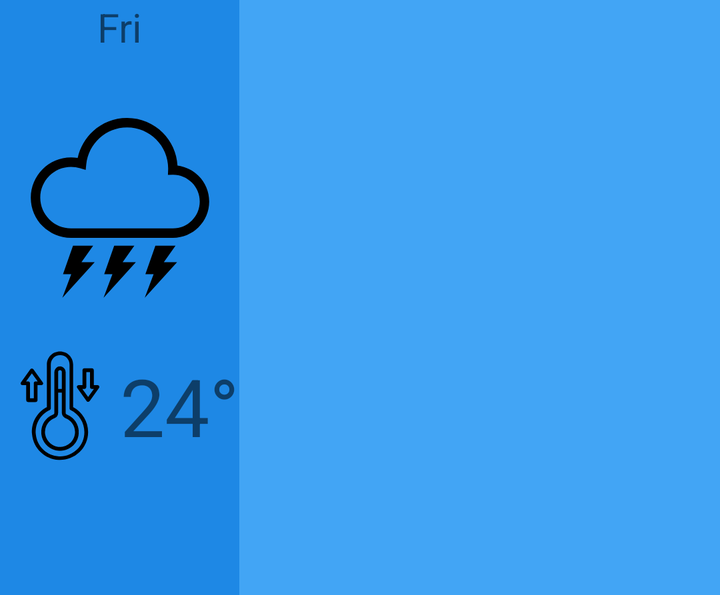
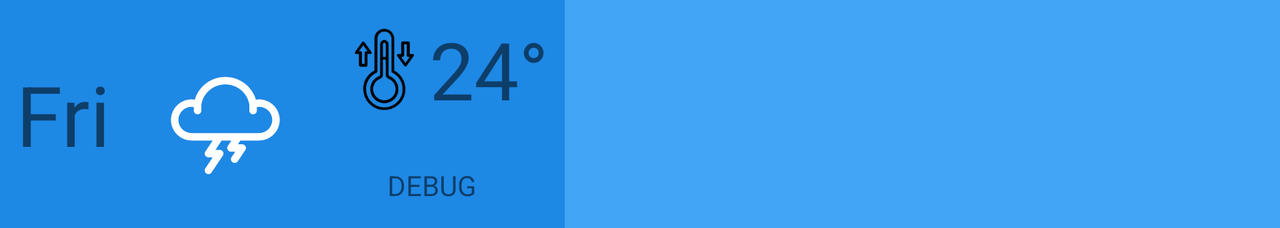

The same Android screen from two of the app's own layout files: first res/layout/ as a phone draws it, then the repository's variant for another configuration, drawn on a device whose configuration selects that folder. Both files follow.
<!-- AndroidManifest.xml: application theme Theme.WeatherFromBIlly -->
<!-- res/layout/view_holder_day.xml -->
<?xml version="1.0" encoding="utf-8"?>
<androidx.constraintlayout.widget.ConstraintLayout xmlns:android="http://schemas.android.com/apk/res/android"
    xmlns:app="http://schemas.android.com/apk/res-auto"
    android:theme="@style/CardView.WeatherDay"
    android:layout_width="wrap_content"
    android:layout_height="wrap_content">

    <ImageView
        android:id="@+id/view_holder_day__icon"
        android:layout_width="90dp"
        android:layout_height="90dp"

        app:layout_constraintBottom_toBottomOf="parent"
        app:layout_constraintEnd_toEndOf="parent"
        app:layout_constraintStart_toStartOf="parent"
        app:layout_constraintTop_toTopOf="parent"
        app:layout_constraintVertical_bias="0.284"
        app:srcCompat="@drawable/ic_weather_icon_thunder" />

    <TextView
        android:id="@+id/view_holder_day__day"
        android:layout_width="wrap_content"
        android:layout_height="wrap_content"
        android:layout_marginBottom="32dp"
        android:text="Fri"
        android:textSize="20dp"
        app:layout_constraintBottom_toTopOf="@+id/view_holder_day__icon"
        app:layout_constraintEnd_toEndOf="@+id/view_holder_day__icon"
        app:layout_constraintStart_toStartOf="@+id/view_holder_day__icon" />

    <ImageView
        android:id="@+id/imageView8"
        android:layout_width="60dp"
        android:layout_height="60dp"
        android:layout_marginTop="24dp"
        app:layout_constraintEnd_toStartOf="@id/view_holder_day__temperature"
        app:layout_constraintStart_toStartOf="@+id/view_holder_day__icon"
        app:layout_constraintTop_toBottomOf="@+id/view_holder_day__icon"
        app:srcCompat="@drawable/ic_weather_icon_temperature" />

    <TextView
        android:id="@+id/view_holder_day__temperature"
        android:layout_width="wrap_content"
        android:layout_height="wrap_content"
        android:text="24°"
        android:textSize="40sp"
        app:layout_constraintBottom_toBottomOf="@+id/imageView8"
        app:layout_constraintEnd_toEndOf="@+id/view_holder_day__icon"
        app:layout_constraintStart_toEndOf="@+id/imageView8"
        app:layout_constraintTop_toTopOf="@+id/imageView8" />

</androidx.constraintlayout.widget.ConstraintLayout>
<!-- resources referenced by this layout -->
<resources>
  <!-- drawable ic_weather_icon_temperature: vector/xml drawable (drawable, 2006 chars, omitted) -->
  <!-- drawable ic_weather_icon_thunder (drawable) -->
  <vector android:height="192dp" android:viewportHeight="512"
      android:viewportWidth="512" android:width="192dp" xmlns:android="http://schemas.android.com/apk/res/android">
      <path android:fillColor="#000000" android:pathData="M179.61,363.79l-57.28,0l-28.44,81.09l23.44,0l-25.33,67.12l91.98,-101.27l-37.62,0z"/>
      <path android:fillColor="#000000" android:pathData="M296.77,363.79l-57.28,0l-28.44,81.09l23.43,0l-25.33,67.12l91.98,-101.27l-37.62,0z"/>
      <path android:fillColor="#000000" android:pathData="M413.92,363.79l-57.26,0l-28.44,81.09l23.43,0l-25.32,67.12l91.98,-101.27l-37.62,0z"/>
      <path android:fillColor="#000000" android:pathData="M479.51,164.99c-15.74,-15.76 -36.7,-26.38 -59.98,-29.33c-2.03,-36.44 -17.49,-69.39 -41.69,-93.56C351.88,16.1 315.86,-0.01 276.22,0c-37.13,-0.01 -71.1,14.14 -96.58,37.28c-21.91,19.88 -37.61,46.53 -43.97,76.6c-6.15,-1.02 -12.46,-1.6 -18.89,-1.6c-31.59,-0.02 -60.3,12.83 -80.98,33.54C15.1,166.5 2.24,195.22 2.24,226.81c-0.01,31.58 12.85,60.31 33.55,80.98c20.69,20.7 49.4,33.55 80.98,33.54h289.69c28.48,0.01 54.39,-11.58 73.04,-30.25c18.67,-18.66 30.27,-44.56 30.25,-73.04C509.77,209.55 498.17,183.64 479.51,164.99zM460.45,292.02c-13.87,13.84 -32.87,22.36 -53.99,22.37H116.78c-24.22,-0.01 -46.04,-9.78 -61.92,-25.66c-15.88,-15.9 -25.65,-37.69 -25.66,-61.92c0.01,-24.23 9.78,-46.04 25.66,-61.93c15.89,-15.87 37.7,-25.65 61.92,-25.65c9.04,0 17.72,1.37 25.9,3.89l15.71,4.86l1.68,-16.35c3.02,-29.39 16.93,-55.55 37.68,-74.39c20.78,-18.84 48.22,-30.28 78.47,-30.29c32.28,0.01 61.39,13.05 82.57,34.2c21.15,21.17 34.19,50.28 34.21,82.58c0,1.14 -0.05,2.47 -0.1,4.01l-0.52,14.49l14.22,-0.54c21.06,0.04 40.02,8.54 53.87,22.36c13.84,13.86 22.34,32.86 22.36,53.99C482.79,259.16 474.29,278.16 460.45,292.02z"/>
  </vector>
  <style name="CardView.WeatherDay" parent="ThemeOverlay.AppCompat">
          <item name="android:background">@color/blue_800</item>
      </style>
  <style name="Theme.WeatherFromBIlly" parent="Theme.MaterialComponents.DayNight.DarkActionBar">
          
          <item name="colorPrimary">@color/purple_500</item>
          <item name="colorPrimaryVariant">@color/purple_700</item>
          <item name="colorOnPrimary">@color/white</item>
          <item name="android:windowBackground">@color/blue_400</item>
          
          <item name="colorSecondary">@color/teal_200</item>
          <item name="colorSecondaryVariant">@color/teal_700</item>
          <item name="colorOnSecondary">@color/black</item>
          
          <item name="android:statusBarColor">?attr/colorPrimaryVariant</item>
          
      </style>
  <color name="blue_800">#1E88E5</color>
  <color name="purple_500">#FF6200EE</color>
  <color name="purple_700">#FF3700B3</color>
  <color name="white">#FFFFFFFF</color>
  <color name="blue_400">#42A5F5</color>
  <color name="teal_200">#FF03DAC5</color>
  <color name="teal_700">#FF018786</color>
  <color name="black">#FF000000</color>
</resources>
<!-- res/layout-land/view_holder_day.xml (the repository's variant of the layout above) -->
<!-- drawn on the phone turned sideways -->
<?xml version="1.0" encoding="utf-8"?>
<androidx.constraintlayout.widget.ConstraintLayout xmlns:android="http://schemas.android.com/apk/res/android"
    xmlns:app="http://schemas.android.com/apk/res-auto"
    android:layout_width="wrap_content"
    android:layout_height="wrap_content"
    android:padding="8dp"
    android:theme="@style/CardView.WeatherDay">

    <ImageView
        android:id="@+id/view_holder_day__icon"
        android:layout_width="90dp"
        android:layout_height="90dp"
        app:srcCompat="@drawable/ic_weather_thunder"
        android:layout_marginStart="12dp"
        app:layout_constraintTop_toTopOf="@id/view_holder_day__day"
        app:layout_constraintBottom_toBottomOf="@id/view_holder_day__day"
        app:layout_constraintStart_toEndOf="@id/view_holder_day__day"/>

    <TextView
        android:id="@+id/view_holder_day__desc"
        android:layout_width="wrap_content"
        android:layout_height="wrap_content"
        app:layout_constraintBottom_toBottomOf="@id/view_holder_day__icon"
        app:layout_constraintStart_toEndOf="@id/view_holder_day__icon"
        app:layout_constraintEnd_toEndOf="@id/view_holder_day__temperature"
        android:text="DEBUG" />

    <TextView
        android:id="@+id/view_holder_day__day"
        android:layout_width="wrap_content"
        android:layout_height="wrap_content"
        android:text="Fri"
        app:layout_constraintStart_toStartOf="parent"
        app:layout_constraintTop_toTopOf="parent"
        app:layout_constraintBottom_toBottomOf="parent"
        android:textSize="42dp" />

    <ImageView
        android:id="@+id/imageView8"
        android:layout_width="45dp"
        android:layout_height="45dp"
        android:layout_marginStart="12dp"
        app:layout_constraintStart_toEndOf="@id/view_holder_day__icon"
        app:layout_constraintTop_toTopOf="@id/view_holder_day__icon"
        app:srcCompat="@drawable/ic_weather_icon_temperature" />

    <TextView
        android:id="@+id/view_holder_day__temperature"
        android:layout_width="wrap_content"
        android:layout_height="wrap_content"
        android:text="24°"
        app:layout_constraintStart_toEndOf="@id/imageView8"
        app:layout_constraintTop_toTopOf="@id/imageView8"
        app:layout_constraintBottom_toBottomOf="@id/imageView8"
        android:textSize="40sp" />

</androidx.constraintlayout.widget.ConstraintLayout>
<!-- resources referenced by the variant -->
<!-- as the phone turned sideways resolves them -->
<resources>
  <!-- drawable ic_weather_icon_temperature: vector/xml drawable (drawable, 2006 chars, omitted) -->
  <!-- drawable ic_weather_thunder (drawable) -->
  <vector xmlns:android="http://schemas.android.com/apk/res/android"
      android:width="96dp"
      android:height="96dp"
      android:viewportWidth="96"
      android:viewportHeight="96">
    <path
        android:fillColor="#FFFFFFFF"
        android:pathData="M66,40c-0.508,0 -1.112,0.079 -1.689,0.184C62.218,33.012 55.663,28 48,28c-7.664,0 -14.219,5.012 -16.312,12.184C31.112,40.079 30.507,40 30,40c-6.065,0 -11,4.935 -11,11s4.935,11 11,11h11.263l-3.927,5.891c-0.409,0.613 -0.447,1.402 -0.1,2.053C37.585,70.594 38.263,71 39,71h2.263l-3.927,5.891c-0.612,0.919 -0.364,2.161 0.555,2.773C38.231,79.892 38.617,80 38.998,80c0.646,0 1.28,-0.313 1.666,-0.891l6,-9c0.409,-0.613 0.447,-1.402 0.1,-2.053C46.415,67.406 45.737,67 45,67h-2.263l3.333,-5h5.192l-1.927,2.891c-0.409,0.613 -0.447,1.402 -0.1,2.053C49.585,67.594 50.263,68 51,68h2.263l-1.927,2.891c-0.612,0.919 -0.364,2.161 0.555,2.773C52.231,73.892 52.617,74 52.998,74c0.646,0 1.28,-0.313 1.666,-0.891l4,-6c0.409,-0.613 0.447,-1.402 0.1,-2.053C58.415,64.406 57.737,64 57,64h-2.263l1.333,-2H66c6.065,0 11,-4.935 11,-11S72.065,40 66,40zM66,58H30c-3.859,0 -7,-3.141 -7,-7s3.141,-7 7,-7c0.277,0 0.723,0.068 1.193,0.162V46c0,1.104 0.895,2 2,2s2,-0.896 2,-2v-3.219C36.266,36.528 41.629,32 48,32c6.37,0 11.733,4.528 12.807,10.782V46c0,1.104 0.896,2 2,2s2,-0.896 2,-2v-1.837C65.277,44.069 65.726,44 66,44c3.859,0 7,3.141 7,7S69.859,58 66,58z"/>
  </vector>
  <style name="CardView.WeatherDay" parent="ThemeOverlay.AppCompat">
          <item name="android:background">@color/blue_800</item>
      </style>
  <style name="Theme.WeatherFromBIlly" parent="Theme.MaterialComponents.DayNight.DarkActionBar">
          
          <item name="colorPrimary">@color/purple_500</item>
          <item name="colorPrimaryVariant">@color/purple_700</item>
          <item name="colorOnPrimary">@color/white</item>
          <item name="android:windowBackground">@color/blue_400</item>
          
          <item name="colorSecondary">@color/teal_200</item>
          <item name="colorSecondaryVariant">@color/teal_700</item>
          <item name="colorOnSecondary">@color/black</item>
          
          <item name="android:statusBarColor">?attr/colorPrimaryVariant</item>
          
      </style>
  <color name="blue_800">#1E88E5</color>
  <color name="purple_500">#FF6200EE</color>
  <color name="purple_700">#FF3700B3</color>
  <color name="white">#FFFFFFFF</color>
  <color name="blue_400">#42A5F5</color>
  <color name="teal_200">#FF03DAC5</color>
  <color name="teal_700">#FF018786</color>
  <color name="black">#FF000000</color>
</resources>
